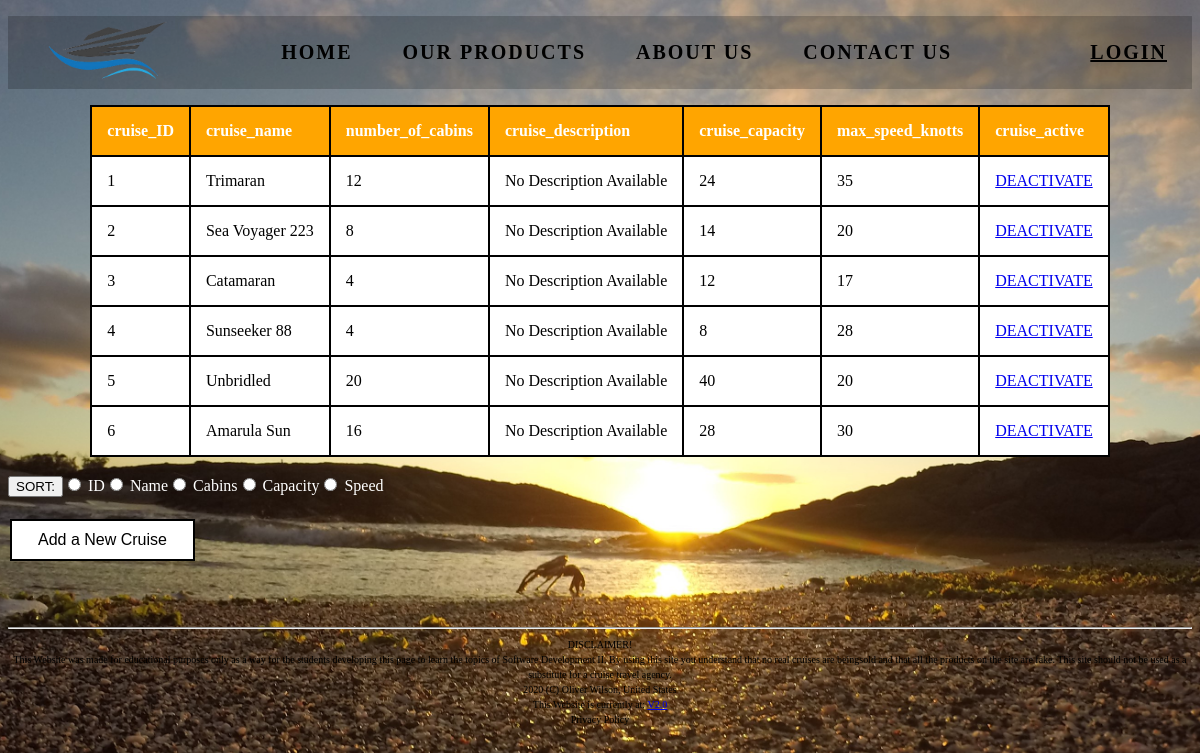
/HTML/AdminCruiseTable.php, run on the app's committed database.
### tables this page shows
CREATE TABLE T18_Cruise (
    cruise_ID INT(100) PRIMARY KEY auto_increment,
    cruise_name VARCHAR(20) NOT NULL,
    number_of_cabins INT(30),
    cruise_description VARCHAR(100) DEFAULT "No Description Available",
    cruise_capacity INT(40),
    max_speed_knotts INT(100),
    cruise_active ENUM("Y", "N") NOT NULL DEFAULT "Y"
);

### HTML/AdminCruiseTable.php (the view, shortened to what this page needs)
<!DOCTYPE html>
<html lang="en">
<head>
</head>
<body style="background-color: lightgray;">
<?php
	require "SCnavbar.php";
?>
<?php
	require ("../connect_db.php");
?>
<?php
	echo "<table border=1>";
		echo "<tr>";
	$table="T18_Cruise";
	$q="EXPLAIN $table";
	$r=mysqli_query($dbc, $q);
	if (isset($_POST['sort'])) {
		$sort_type=$_POST['sort'];
	}
	else {
		$sort_type="cruise_ID";
	}
	if ($r) {
		while ($row=mysqli_fetch_array($r, MYSQLI_NUM)) {
			echo "<TH>" . $row[0] . "</TH>";
		}
		echo "</tr>";
	}
	else {
		echo "<p>" . mysqli_error($dbc) . "</p>";
	}
	$q="SELECT * FROM $table
			WHERE cruise_active='Y'
			ORDER BY $sort_type";
	$r=mysqli_query($dbc, $q);
		echo "<tr>";
	if ($r) {
		while ($row=mysqli_fetch_array($r, MYSQLI_NUM)) {
			for ($x=0; $x < 7; $x++) {
				if ($x == 6) {
					echo "<td> <a href='DeleteRow.php?cruise_ID=" . $row[0] . "'> DEACTIVATE </a> </td>";
					break;
				}
				echo "<td>" . $row[$x] . "</td>";
			}
			echo "</tr>";
		}
	}
	echo "</table>";
	echo "<form style='color: white;' action='AdminCruiseTable.php' method='POST'>";
		echo "<br> <input type='submit' value='SORT:'>";
		echo "<input type='radio' name='sort' value='cruise_ID'>			ID";
		echo "<input type='radio' name='sort' value='cruise_name'>			Name";
		echo "<input type='radio' name='sort' value='number_of_cabins'>		Cabins";
		echo "<input type='radio' name='sort' value='cruise_capacity'>		Capacity";
		echo "<input type='radio' name='sort' value='max_speed_knotts'>		Speed";
	echo "</form>";
	echo "<br><form action='AddRowCruise.php'>";
		echo "<button class='button button1' onclick=> Add a New Cruise </button>";
	echo "</form>";
?>
<br><br><br>
<hr>
<?php
	include "SCfooter.php";
?>
<br>
</body>
</html>

### HTML/AdminCruiseTable.php (style rules this page uses)
body { background: url(Crab.jpg) no-repeat; background-size: cover; height: 100vh; background-position: center; }
table, td { margin-right:auto; margin-left: auto; border:2px solid black; border-collapse:collapse; padding: 15px; text-align: left; background-color: white; }
tr:nth-child(odd) { background-color: green; }
th { margin-right:auto; margin-left: auto; border:2px solid black; border-collapse:collapse; padding: 15px; text-align: left; background-color: orange; color:white; }
.button { border: none; color: white; padding: 10px 26px; text-align: center; text-decoration: none; display: inline-block; font-size: 16px; margin: 4px 2px; transition-duration: 0.4s; cursor: pointer; }
.button1 { background-color: white; color: black; border: 2px solid black; }

### data on the page
t18_cruise: cruise_ID "1", cruise_name "Trimaran", number_of_cabins "12", cruise_description "No Description Available", cruise_capacity "24", max_speed_knotts "35"
t18_cruise: cruise_ID "2", cruise_name "Sea Voyager 223", number_of_cabins "8", cruise_description "No Description Available", cruise_capacity "14", max_speed_knotts "20"
t18_cruise: cruise_ID "3", cruise_name "Catamaran", number_of_cabins "4", cruise_description "No Description Available", cruise_capacity "12", max_speed_knotts "17"
t18_cruise: cruise_ID "4", cruise_name "Sunseeker 88", number_of_cabins "4", cruise_description "No Description Available", cruise_capacity "8", max_speed_knotts "28"
t18_cruise: cruise_ID "5", cruise_name "Unbridled", number_of_cabins "20", cruise_description "No Description Available", cruise_capacity "40", max_speed_knotts "20"
t18_cruise: cruise_ID "6", cruise_name "Amarula Sun", number_of_cabins "16", cruise_description "No Description Available", cruise_capacity "28", max_speed_knotts "30"

### other printed values
$row[0] "cruise_ID"
$row[0] "cruise_name"
$row[0] "number_of_cabins"
$row[0] "cruise_description"
$row[0] "cruise_capacity"
$row[0] "max_speed_knotts"
$row[0] "cruise_active"
FILE_AUTHOR "Oliver Wilson"
